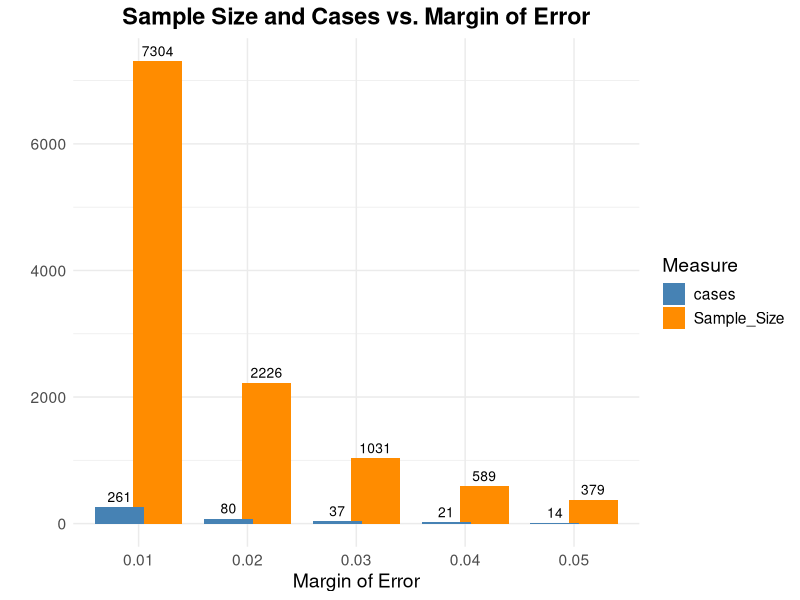

Here is the R script that generated this plot:
## ---- chunk 1
rm(list=ls())
library(ggplot2)
## ---- chunk 2

# Sample size function
sample_size_proportion <- function(p, margin_error, population, z_score = 1.96){
  q <- 1 - p
  z2 <- (z_score)^2
  d2 <- margin_error^2
  N <- (p * q * z2) / d2 
  n <- N / (1 + (N / population))
  
  return(min(N,n))
}

## ---- chunk 3
# Set up
#p <- 1091 / 30498
p=0.5
population <- 30498
#relative_errors <- seq(0.1, 1, by = 0.1)  # 10% to 100% of p
#margin_errors <- p * relative_errors     # Convert to absolute margin of error
margin_errors <- seq(0.01, 0.05, by=0.01)


# Calculate sample sizes
sample_sizes <- sapply(margin_errors, function(d) {
  sample_size_proportion(p, margin_error = d, population = population)
})

# Make a data frame for plotting
df <- data.frame(
  margin_errors = margin_errors,
  Sample_Size = round(sample_sizes)
)

df$cases=round(df$Sample_Size*1091/30498)



library(dplyr)
library(tidyr)
# Reshape to long format
df_long <- df %>%
  pivot_longer(cols = c(Sample_Size, cases),
               names_to = "Measure",
               values_to = "Count")

# Create side-by-side bar plot
ggplot(df_long, aes(x = factor(margin_errors), y = Count, fill = Measure)) +
  geom_bar(stat = "identity", position = position_dodge(width = 0.7)) +
  geom_text(aes(label = Count),
            position = position_dodge(width = 0.7),
            vjust = -0.5, size = 3.5) +
  labs(
    title = "Sample Size and Cases vs. Margin of Error",
    x = "Margin of Error",
    y = ""
  ) +
  theme_minimal() +
  theme(
    text = element_text(size = 14),
    plot.title = element_text(hjust = 0.5, face = "bold")
  ) +
  scale_fill_manual(values = c("steelblue", "darkorange"))
